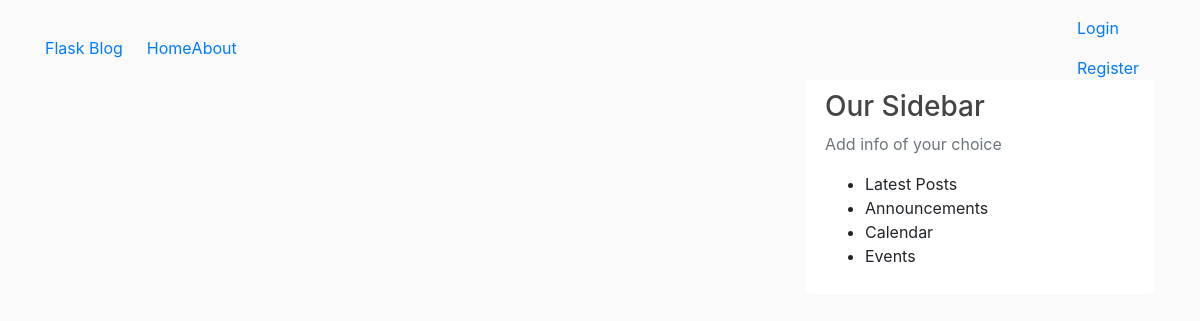
Page /home on the earlier database version.
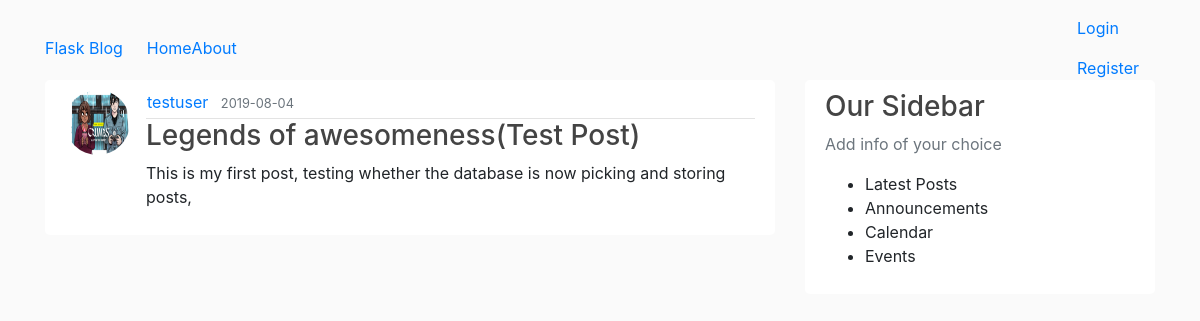
Same page on the later database version.
### flaskblog/models.py (models this page shows, shortened)
class Post(db.Model):
	id = db.Column(db.Integer, primary_key = True)
	title = db.Column(db.String(150), nullable = False)
	date_posted = db.Column(db.DateTime, nullable = False, default = datetime.utcnow)
	content = db.Column(db.String(200), nullable = False )
	user_id = db.Column(db.Integer, db.ForeignKey('user.id'), nullable = False)

class User(db.Model, UserMixin):
	id = db.Column(db.Integer, primary_key = True)
	username = db.Column(db.String(20), unique=True, nullable = False)
	email = db.Column(db.String(200), unique=True, nullable = False)
	image_file = db.Column(db.String(20),  nullable = False, default = 'default.jpg')
	password = db.Column(db.String(60), nullable = False)
	posts = db.relationship('Post', backref = 'author', lazy = True)

### flaskblog/routes.py (the view)
@app.route("/")
@app.route("/home")
def home():
	posts = Post.query.all()
	return render_template('home.html', posts=posts)

### flaskblog/templates/home.html
{% extends "layout.html" %}
{% block content %}
{% for post in posts %}
<article class="media content-section">
	<img class="rounded-circle article-img" src="{{ url_for('static',filename = 'profile_pics/' + post.author.image_file) }} ">
	<div class="media-body">
		<div class="article-metadata">
			<a class="mr-2" href="#">{{ post.author.username}}</a>
			<small class="text-muted">{{post.date_posted.strftime('%Y-%m-%d')}} </small>
		</div>
		<h3><a class="article-title" href="#">{{post.title}} </a></h3>
		<p class="article-content">{{post.content}} </p>
	</div>
</article>
{% endfor %}
{% endblock content %}

### flaskblog/templates/layout.html (shortened to what this page needs)
<!DOCTYPE html>
<html>
<head>
    <link rel="stylesheet" href="https://maxcdn.bootstrapcdn.com/bootstrap/4.0.0/css/bootstrap.min.css">
    <link rel="stylesheet" type="text/css" href="{{url_for('static', filename='main.css') }} ">
</head>
<body>
	<header>
		<nav class="navbar navbar-expand-md navbar-dark bg-steel fixed-top">
			<div class="container">
				<a class="nav-brand mr-4" href="/">Flask Blog</a>
				<div class="collapse navbar-collapse" id="navbarToggle">
					<div class="navbar-nav mr-auto">
						<a href="{{ url_for('home') }}">Home</a>
						<a href="{{ url_for('about') }}">About</a>
					</div>
					<div>
						{% if current_user.is_authenticated %}
						<a class="nav-item nav-link" href="{{ url_for('new_post') }}">New Post</a>
						<a class="nav-item nav-link" href="{{ url_for('account') }}">Account</a>
						<a class="nav-item nav-link" href="{{ url_for('logout') }}">Logout</a>
						{% else %}
						<a class="nav-item nav-link" href="{{ url_for('login') }}">Login</a>
						<a class="nav-item nav-link" href="{{ url_for('register') }}">Register</a>
						{% endif %}
					</div>
				</div>
			</div>
		</nav>
	</header>
<main role="main" class="container">
	<div class="row">
		<div class="col-sm-8">
			{% block content %} {% endblock %}
		</div>
		<div class="col-sm-4">
			<div class="content-section">
				<h3>Our Sidebar</h3>
				<p class="text-muted">Add info of your choice
					<ul>
						<li>Latest Posts</li>
						<li>Announcements</li>
						<li>Calendar</li>
						<li>Events</li>
					</ul>
				</p>
			</div>
		</div>
	</div>
</main>
</body>
</html>

### flaskblog/static/main.css (style rules this page uses)
body { background: #fafafa; color: 333333; margin-top: 5rem; }
h1,h2,h3,h4,h5,h6 { color: #444444; }
.content-section { background: #ffffff; padding: 10px 20px; border: 2px splod #dddddd; border-radius: 5px; margin-bottom: 20px; }
.article-title { color: #444444; }
.article-content { white-space: pre-line; }
.article-img { width: 65px; height: 65px; margin-right: 16px; }
.article-metadata { padding-left: 1px; padding-bottom: 4px; border-bottom: 1px solid #e3e3e3; }

Differences in the rows shown:
added Post: image_file (picture), author.username "testuser", date_posted "2019-08-04", title "Legends of awesomeness(Test Post)", content "This is my first post, testing whether the database is now picking and storing posts,"
